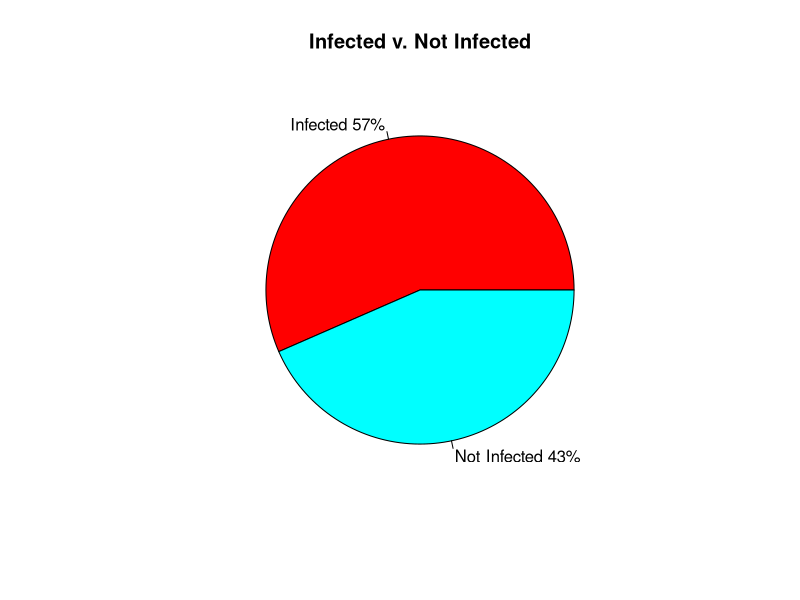
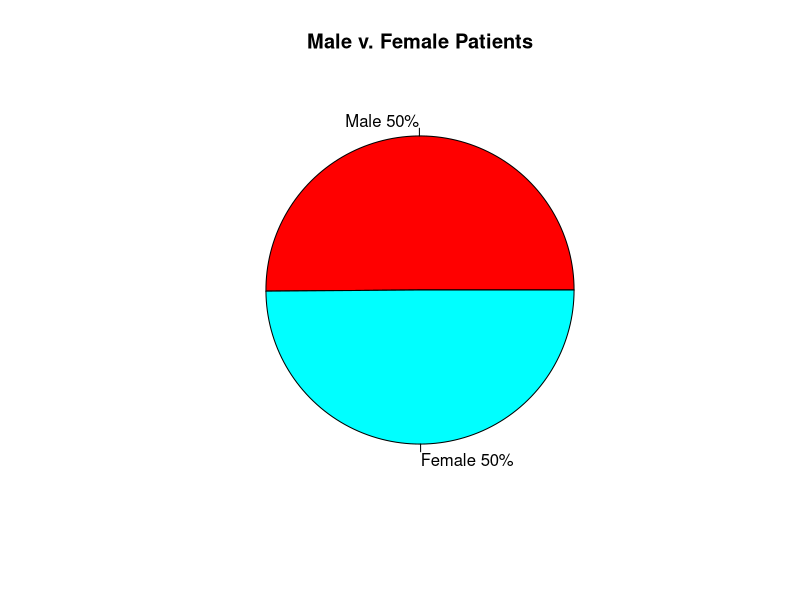
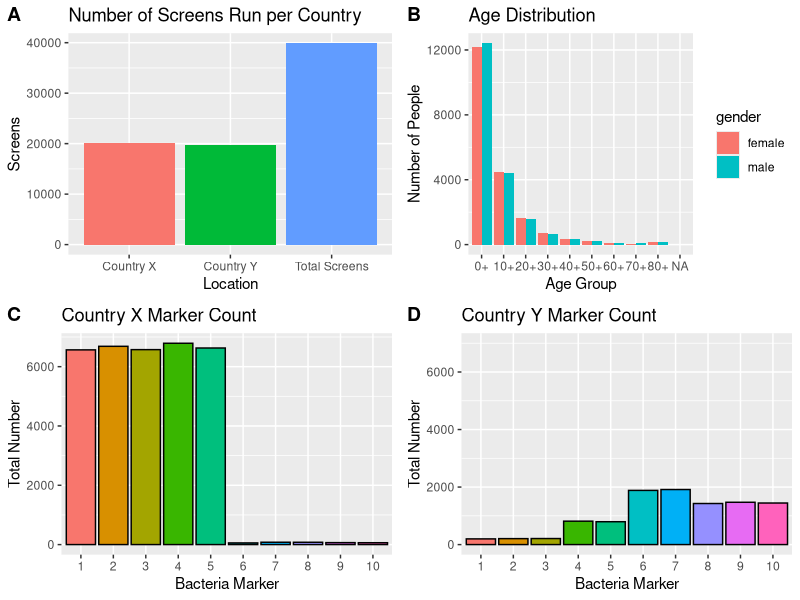

Here is the R script that generated these plots, in order:
###Step (3) - Write a function to summarize the compiled data set in terms of number of screens run, 
#percent of patients screened that were infected, male vs. female patients, and the age distribution of patients
setwd("~/Desktop/R Studio Projects/Rproject2021/")
#establish function and load data from combined file
library(ggplot2)
library(cowplot)

summary <- function(file){
  data <- read.csv("allData.csv", header=TRUE, sep= ",", stringsAsFactors=FALSE)
  
  ##Number of Screens
  #Number of Screens Total = number of rows (i.e. number of people tested)
  total_screens <- nrow(data)
  cat("The number of total screens run: ", total_screens, "\n")
  #Number of screens for each country
  Xfiles <- subset(data, country == "X")
  countryX_screens <- nrow(Xfiles)
  cat("The number of screens in Country X: ", countryX_screens, "\n")
  Yfiles <- subset(data, country == "Y")
  countryY_screens <- nrow(Yfiles)
  cat("The number of screens in Country Y: ", countryY_screens, "\n")
  # compile data for screens for Total, Country X, and Country Y
  Location <- c("Total Screens", "Country X", "Country Y")
  Screens <- c(total_screens, countryX_screens, countryY_screens)
  Screens_df <- data.frame(Location, Screens)
  
  ##Percentage of Infected Patients
  #Look at each row individually. If infected, individual will have one or more marker as a 1.
  #Percent of patients screened that were infected and not infected
  infected <- nrow(data[data$marker01 == 1 | data$marker02==1 | data$marker03==1 |
                          data$marker04==1 | data$marker05==1 | data$marker06==1 |
                          data$marker07==1 | data$marker08==1 | data$marker09==1 |
                          data$marker10==1, ])
  percent_infected <- (infected/total_screens)*100
  percent_infected <- round(percent_infected, digits=2)
  cat("The percent infected: ", percent_infected, "%\n")
  percent_not_infected <- (1-(infected/total_screens))*100
  percent_not_infected <- round(percent_not_infected, digits=2)
  cat("The percent not infected: ", percent_not_infected, "%\n")
  
  ##Male v. Female Patients
  total_patients <- nrow(data)
  male <- nrow(data[data$gender == "male",])
  percent_male <- (male/total_patients)*100
  percent_male <- round(percent_male, digits=2)
  cat("Percentage of male patients: ", percent_male, "%\n")
  female <- nrow(data[data$gender == "female",])
  percent_female <- (female/total_patients)*100
  percent_female <- round(percent_female, digits=2)
  cat("Percentage of female patients: ", percent_female, "%\n")
  
  ##Age Distribution
  age_data <- data
  age_data$group <- cut(age_data$age, breaks = c(0,10,20,30,40,50,60,70,80,400),
                        labels = c("0+","10+","20+","30+","40+","50+","60+","70+","80+"),
                        right=T)
  ##Determine Marker Count
  countryX_data <- data[data$country == "X", ]
  countryY_data <- data[data$country == "Y", ]
  # Count each marker per country
  markers <- data.frame(marker = seq(1,10), 
                        totalX = colSums(countryX_data[, 3:12] != 0),
                        totalY = colSums(countryY_data[, 3:12] != 0))
  markers$marker <- as.factor(markers$marker)
  
  ##Plot 1 : Number of Screens
  plot_1 <- ggplot(data = Screens_df, aes(x=Location, y=Screens))+
    geom_col(aes(fill=Location))+
    ggtitle("Number of Screens Run per Country")+
    theme(legend.position = "none")
  
  ##Plot 2: Infected
  slices <- c(percent_infected, percent_not_infected)
  lbls <- c("Infected", "Not Infected")
  pct <- round(slices)
  lbls <- paste(lbls, pct) # add percents to labels
  lbls <- paste(lbls,"%",sep="") # ads % to labels
  pie(slices,labels = lbls, col=rainbow(length(lbls)), main="Infected v. Not Infected")
  
  ##Plot 3: Gender
  slices <- c(percent_male, percent_female)
  lbls <- c("Male", "Female")
  pct <- round(slices)
  lbls <- paste(lbls, pct) # add percents to labels
  lbls <- paste(lbls,"%",sep="") # ads % to labels
  pie(slices,labels = lbls, col=rainbow(length(lbls)), main="Male v. Female Patients")
  
  ##Plot 4: Age Distribution
  plot_4 <- ggplot(age_data, aes(x=group, fill = gender)) +
    geom_bar(position = "dodge") +
    ggtitle("Age Distribution") +
    xlab("Age Group") +
    ylab("Number of People")
  
  ##Plot 5: Country X Marker
  plot_5 <- ggplot(markers, aes(x = marker, y = totalX, fill = marker)) + 
    geom_bar(stat = "identity") +
    ggtitle("Country X Marker Count") +
    theme(legend.position = "none")+
    geom_col(color = "black")+
    xlab("Bacteria Marker") + 
    ylab("Total Number")
  
  ##Plot 6: Country Y Marker
  plot_6 <- ggplot(markers, aes(x = marker, y = totalY, fill = marker)) + 
    geom_bar(stat = "identity") +
    ggtitle("Country Y Marker Count") +
    theme(legend.position = "none")+
    geom_col(color = "black")+
    ylim(c(0,7000))+
    xlab("Bacteria Marker") + 
    ylab("Total Number")

  
  # print results
  #fig<-plot_grid(x_marker_graph, y_marker_graph, labels = c('A', 'B'))
  # print(fig)
  
  fig<-plot_grid(plot_1, plot_4, plot_5, plot_6, labels = c('A', 'B', 'C', 'D'))
  print(fig)
}
summary("allData.csv")